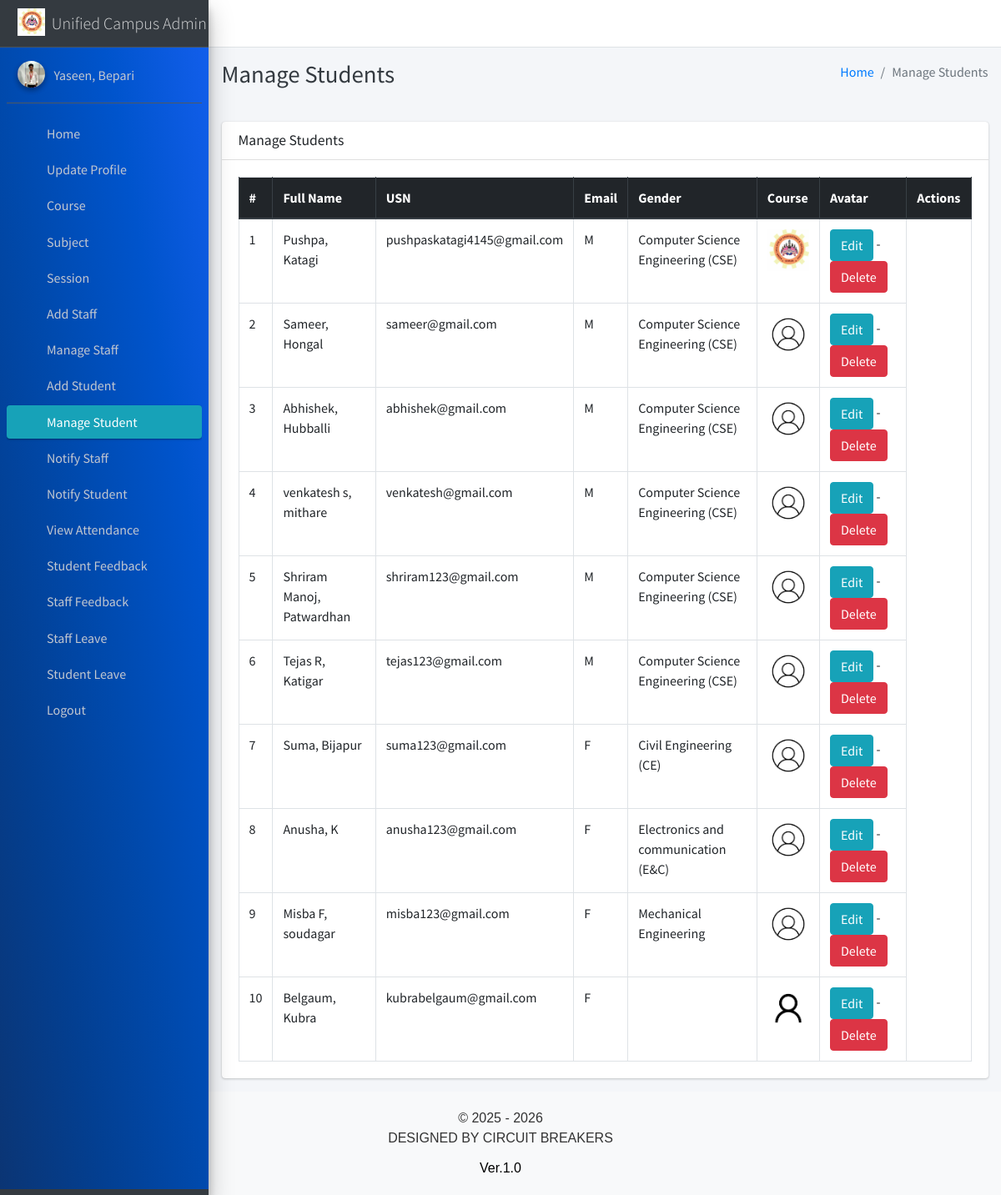
Page /student/manage/ (signed in) on the committed database.
### main_app/models.py (models this page shows, shortened)
class CustomUser(AbstractUser):
    USER_TYPE = ((1, "HOD"), (2, "Staff"), (3, "Student"))
    GENDER = [("M", "Male"), ("F", "Female")]
    username = None  # Removed username, using email instead
    email = models.EmailField(unique=True)
    user_type = models.CharField(default='1', choices=USER_TYPE, max_length=1)
    gender = models.CharField(max_length=1, choices=GENDER)
    profile_pic = models.ImageField()
    address = models.TextField()
    fcm_token = models.TextField(default="")  # For firebase notifications
    created_at = models.DateTimeField(auto_now_add=True)
    updated_at = models.DateTimeField(auto_now=True)
    USERNAME_FIELD = "email"
    REQUIRED_FIELDS = []
    objects = CustomUserManager()
    def __str__(self):
        return self.last_name + ", " + self.first_name

class Student(models.Model):
    admin = models.OneToOneField(CustomUser, on_delete=models.CASCADE)
    course = models.ForeignKey(Course, on_delete=models.DO_NOTHING, null=True, blank=False)
    session = models.ForeignKey(Session, on_delete=models.DO_NOTHING, null=True)

class Course(models.Model):
    name = models.CharField(max_length=120)
    created_at = models.DateTimeField(auto_now_add=True)
    updated_at = models.DateTimeField(auto_now=True)

### main_app/hod_views.py (the view)
# urls.py: path("student/manage/", hod_views.manage_student, name='manage_student'),
def manage_student(request):
    students = CustomUser.objects.filter(user_type=3)
    context = {
        'students': students,
        'page_title': 'Manage Students'
    }
    return render(request, "hod_template/manage_student.html", context)

### main_app/templates/hod_template/manage_student.html
{% extends 'main_app/base.html' %}
{% load static %}
{% block page_title %}{{page_title}}{% endblock page_title %}
{% block content %}
<section class="content">
    <div class="container-fluid">
        <div class="row">
            <div class="col-md-12">
                <div class="card">
                    <div class="card-header">
                        <h3 class="card-title">{{page_title}}</h3>
                    </div>
                    <div class="card-body">
                        <table id="example2" class="table table-bordered table-hover">
                            <thead class="thead-dark">
                                <tr>
                                    <th>#</th>
                                    <th>Full Name</th>
                                    <th>USN</th>
                                    <th>Email</th>
                                    <th>Gender</th>
                                    <th>Course</th>
                                    <th>Avatar</th>
                                    <th>Actions</th>
                                </tr>
                            </thead>
                            <tbody>
                                {% for student in students %}
                                <tr>
                                    <td>{{ forloop.counter }}</td>
                                    <td>{{student.last_name}}, {{student.first_name}}</td>
                                    <td>{{student.email}}</td>
                                    <td>{{student.gender}}</td>
                                    <td>{{student.student.course.name}}</td>
                                    <td>
                                        {% if student.profile_pic == ""  %}
                                        No Image
                                        {% else %}
                                        <img class="img img-fluid mb-2" height="56" width="56"
                                            src="{{student.profile_pic}}" alt="">
                                        {% endif %}
                                    </td>
                                    <td><a href="{% url 'edit_student' student.student.id %}" class="btn btn-info">Edit</a> -
                                        <a href="{% url 'delete_student' student.student.id %}" class="btn btn-danger" onclick="return confirm('Are you sure about this ?')">Delete</a>
                                    </td>
                                </tr>
                                {% endfor %}
                            </tbody>
                        </table>
                    </div>
                </div>
            </div>
        </div>
    </div>
</section>
{% endblock content %}

### main_app/templates/main_app/sidebar_template.html (shortened to what this page needs)
{% load static %}
<aside class="main-sidebar sidebar-dark-info elevation-4">
    {% if request.user.user_type == '1' %}
    <a href="{% url 'admin_home' %}" class="brand-link">
        <img src="{% static 'dist/img/agm logo.jpg' %} " alt="AGMR LOGO"
            class="brand-image " >
        <span class="brand-text font-weight-light" >Unified Campus Admin Panel</span>
    </a>
    <div class="sidebar" style="background-image: linear-gradient(to right top, #0b3574, #033f91, #004aae, #0054cc, #125eeb);">
        <div class="user-panel mt-3 pb-3 mb-3 d-flex">
            <div class="image">
                <img src="{{ request.user.profile_pic}}" class="img-circle elevation-2" alt="User Image">
            </div>
            <div class="info">
                <a href="#" class="d-block">{{user}}</a>
            </div>
        </div>
        <nav class="mt-2">
            <ul class="nav nav-pills nav-sidebar flex-column" data-widget="treeview" role="menu" data-accordion="false">
                <li class="nav-item">
                    {% url 'admin_home' as admin_home %}
                    <a href="{{admin_home}}" class="nav-link {% if admin_home == request.path %} active {% endif %}">
                        <i class="nav-icon fas fa-home"></i>
                        <p>
                            Home
                        </p>
                    </a>
                </li>
                <li class="nav-item">
                    {% url 'admin_view_profile' as admin_view_profile %}
                    <a href="{{admin_view_profile}}"
                        class="nav-link {% if admin_view_profile == request.path %} active {% endif %}">
                        <i class="nav-icon fas fa-address-card"></i>
                        <p>
                            Update Profile
                        </p>
                    </a>
                </li>
                <li class="nav-item has-treeview">
                    <a href="#" class="nav-link" >
                        <i class="nav-icon fas fa-bookmark"></i>
                        <p>
                            Course
                            <i class="fas fa-angle-left right"></i>
                        </p>
                    </a>
                </li>
                <li class="nav-item has-treeview">
                    <a href="#" class="nav-link">
                        <i class="nav-icon fas fa-book"></i>
                        <p>
                            Subject
                            <i class="fas fa-angle-left right"></i>
                        </p>
                    </a>
                </li>
                <li class="nav-item has-treeview">
                    <a href="#" class="nav-link">
                        <i  class="nav-icon fas fa-clock"></i>
                        <p>
                            Session
                            <i class="fas fa-angle-left right"></i>
                        </p>
                    </a>
                </li>
                <li class="nav-item">
                    {% url 'add_staff' as add_staff %}
                    <a href="{{add_staff}}" class="nav-link {% if add_staff == request.path %} active {% endif %}">
                        <i class="nav-icon fas fa-user-plus"></i>
                        <p>
                            Add Staff
                        </p>
                    </a>
                </li>
                <li class="nav-item">
                    {% url 'manage_staff' as manage_staff %}
                    {% url 'edit_staff' staff_id as edit_staff %}
                    <a href="{{manage_staff}}"
                        class="nav-link {% if manage_staff == request.path or request.path == edit_staff %} active {% endif %}">
                        <i class="nav-icon fas fa-th"></i>
                        <p>
                            Manage Staff
                        </p>
                    </a>
                </li>
                <li class="nav-item">
                    {% url 'add_student' as add_student%}
                    <a href="{{add_student}}" class="nav-link  {% if add_student == request.path %} active {% endif %}">
                        <i class="nav-icon fas fa-user-plus"></i>
                        <p>
                            Add Student
                        </p>
                    </a>
                </li>
                <li class="nav-item">
                    {% url 'manage_student' as manage_student %}
                    {% url 'edit_student' student_id as edit_student %}
                    <a href="{{manage_student}}"
                        class="nav-link  {% if edit_student == request.path or manage_student == request.path %} active {% endif %}">
                        <i class="nav-icon fas fa-th"></i>
                        <p>
                            Manage Student
                        </p>
                    </a>
                </li>
                <li class="nav-item">
                    {% url 'admin_notify_staff' as admin_notify_staff %}
                    <a href="{{admin_notify_staff}}"
                        class="nav-link {% if admin_notify_staff == request.path %} active {% endif %}">
                        <i class="nav-icon fas fa-bullhorn"></i>
                        <p>
                            Notify Staff
                        </p>
                    </a>
                </li>
                <li class="nav-item">
                    {% url 'admin_notify_student' as admin_notify_student %}
                    <a href="{{admin_notify_student}}"
                        class="nav-link {% if admin_notify_student == request.path %} active {% endif %}">
                        <i class="nav-icon fas fa-bullhorn"></i>
                        <p>
                            Notify Student
                        </p>
                    </a>
                </li>
                <li class="nav-item">
                    {% url 'admin_view_attendance' as admin_view_attendance %}
                <li class="nav-item">
                    <a href="{{admin_view_attendance}}"
                        class="nav-link  {% if admin_view_attendance == request.path %} active {% endif %}">
                        <i class="nav-icon fas fa-calendar-alt"></i>
                        <p>
                            View Attendance
                        </p>
                    </a>
                </li>
                <li class="nav-item">
                    {% url 'student_feedback_message' as student_feedback_message %}
                    <a href="{{ student_feedback_message }}"
                        class="nav-link  {% if student_feedback_message == request.path %} active {% endif %}">
                        <i class="nav-icon fas fa-comment-alt"></i>
                        <p>
                            Student Feedback
                        </p>
                    </a>
                </li>
                <li class="nav-item">
                    {% url 'staff_feedback_message' as staff_feedback_message %}
                    <a href="{{staff_feedback_message}}"
                        class="nav-link   {% if staff_feedback_message == request.path %} active {% endif %}">
                        <i  class="nav-icon fas fa-comment"></i>
                        <p>
                            Staff Feedback
                        </p>
                    </a>
                </li>
                <li class="nav-item">
                    {% url 'view_staff_leave' as view_staff_leave %}
                    <a href="{{view_staff_leave}}"
                        class="nav-link  {% if view_staff_leave == request.path %} active {% endif %}">
                        <i  class="nav-icon fas fa-check-double"></i>
                        <p>
                            Staff Leave
                        </p>
                    </a>
                </li>
                <li class="nav-item">
                    {% url 'view_student_leave' as view_student_leave %}
                    <a href="{% url 'view_student_leave' %}"
                        class="nav-link  {% if view_student_leave == request.path %} active {% endif %}">
                        <i  class="nav-icon fas fa-check-double"></i>
                        <p>
                            Student Leave
                        </p>
                    </a>
                </li>
                                        {% endif %}
                                        <li class="nav-item">
                                            <a href="{% url 'user_logout' %}"
                                                onclick="return confirm('Your session would be terminated.\n\nProceed?')"
                                                class="nav-link">
                                                <i  style="color: #ff0000"  class="nav-icon fas fa-power-off"></i>
                                                <p>
                                                    Logout
                                                </p>
                                            </a>
                                        </li>
                                    </ul>
                                </nav>
                            </div>
</aside>

### rows in the picture
CustomUser: last_name+first_name "Yaseen, Bepari"
CustomUser: last_name "Pushpa", first_name "Katagi", email "pushpaskatagi4145@gmail.com", gender "M", student.course.name "Computer Science Engineering (CSE)", shows a picture
CustomUser: last_name "Sameer", first_name "Hongal", email "sameer@gmail.com", gender "M", student.course.name "Computer Science Engineering (CSE)", profile_pic (picture)
CustomUser: last_name "Abhishek", first_name "Hubballi", email "abhishek@gmail.com", gender "M", student.course.name "Computer Science Engineering (CSE)", profile_pic (picture)
CustomUser: last_name "venkatesh s", first_name "mithare", email "venkatesh@gmail.com", gender "M", student.course.name "Computer Science Engineering (CSE)", profile_pic (picture)
CustomUser: last_name "Shriram Manoj", first_name "Patwardhan", email "shriram123@gmail.com", gender "M", student.course.name "Computer Science Engineering (CSE)", profile_pic (picture)
CustomUser: last_name "Tejas R", first_name "Katigar", email "tejas123@gmail.com", gender "M", student.course.name "Computer Science Engineering (CSE)", profile_pic (picture)
CustomUser: last_name "Suma", first_name "Bijapur", email "suma123@gmail.com", gender "F", student.course.name "Civil Engineering (CE)", profile_pic (picture)
CustomUser: last_name "Anusha", first_name "K", email "anusha123@gmail.com", gender "F", student.course.name "Electronics and communication (E&C)", profile_pic (picture)
CustomUser: last_name "Misba F", first_name "soudagar", email "misba123@gmail.com", gender "F", student.course.name "Mechanical Engineering", profile_pic (picture)
CustomUser: last_name "Belgaum", first_name "Kubra", email "kubrabelgaum@gmail.com", gender "F", profile_pic (picture)

### other values in the picture
{{ page_title }} "Manage Students"
